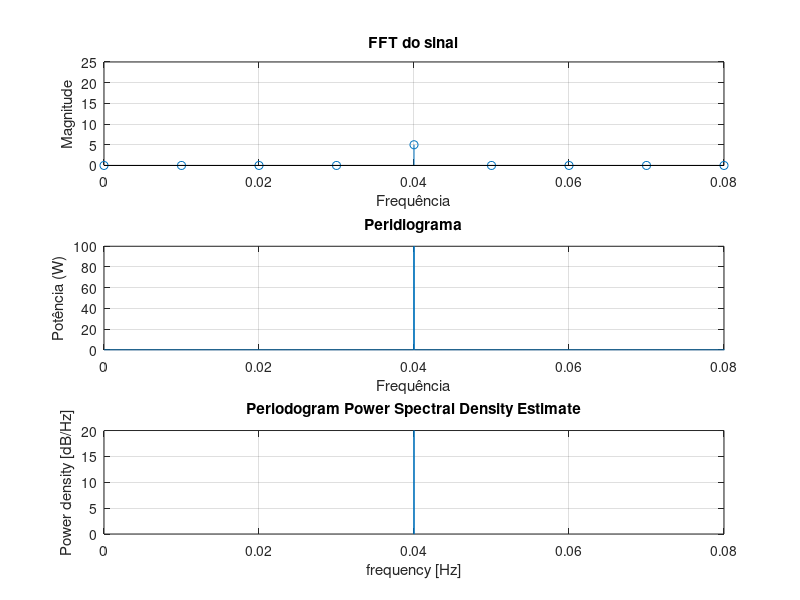

Write the MATLAB code that produced this figure.
clc; close all;clear all;
%% Parâmetros do sinal 
fc=0.04;                              % Frequência do seno
Fs=10;                                % Frequência de amostragem
Ts = 1/Fs;                            % Tempo entre amostras
A = 10;                               % Amplitude do sinal
nC = 2000;                            % Número de períodos da onda   
t=0:Ts:nC/fc-Ts;                      % Vetor tempo
x=A*cos(2*pi*fc*t);                   % Gera o sinal x(n)
N = length(x);                        % Número de amostras do sinal

Nfft = 1000;
Xfft=fft(x,Nfft);                     % Encontra a FFT
Xfft = Xfft(1:end/2);
f=[0:Fs/Nfft:0.5*Fs-Fs/Nfft];         % Eixo da frequência
subplot(3,1,1);
stem (f,abs(Xfft)/Nfft);              % Plota a espectro
title('FFT do sinal');                % Configura título
xlabel('Frequência');
ylabel('Magnitude');
grid on;
axis([0 2*fc 0 A^2/4]);               % Zoom no gráfico

[pxx,f] = periodogram(x,hamming(length(x)),length(x),Fs,'power');
[pwrest,idx] = max(pxx);
subplot(3,1,2);
plot(f,pxx);
title('Peridiograma');
xlabel('Frequência');
ylabel('Potência (W)');
grid on;
axis([0 2*fc 0 A^2]);
disp(['A potência máxima ocorre em ' num2str(f(idx)) ' Hz' ] );
disp(['A potência estimada é ' num2str(pwrest) ] );
subplot(3,1,3);
periodogram(x,hamming(length(x)),length(x),Fs,'power');
axis([0 2*fc 0 10*log10(A^2)]);
